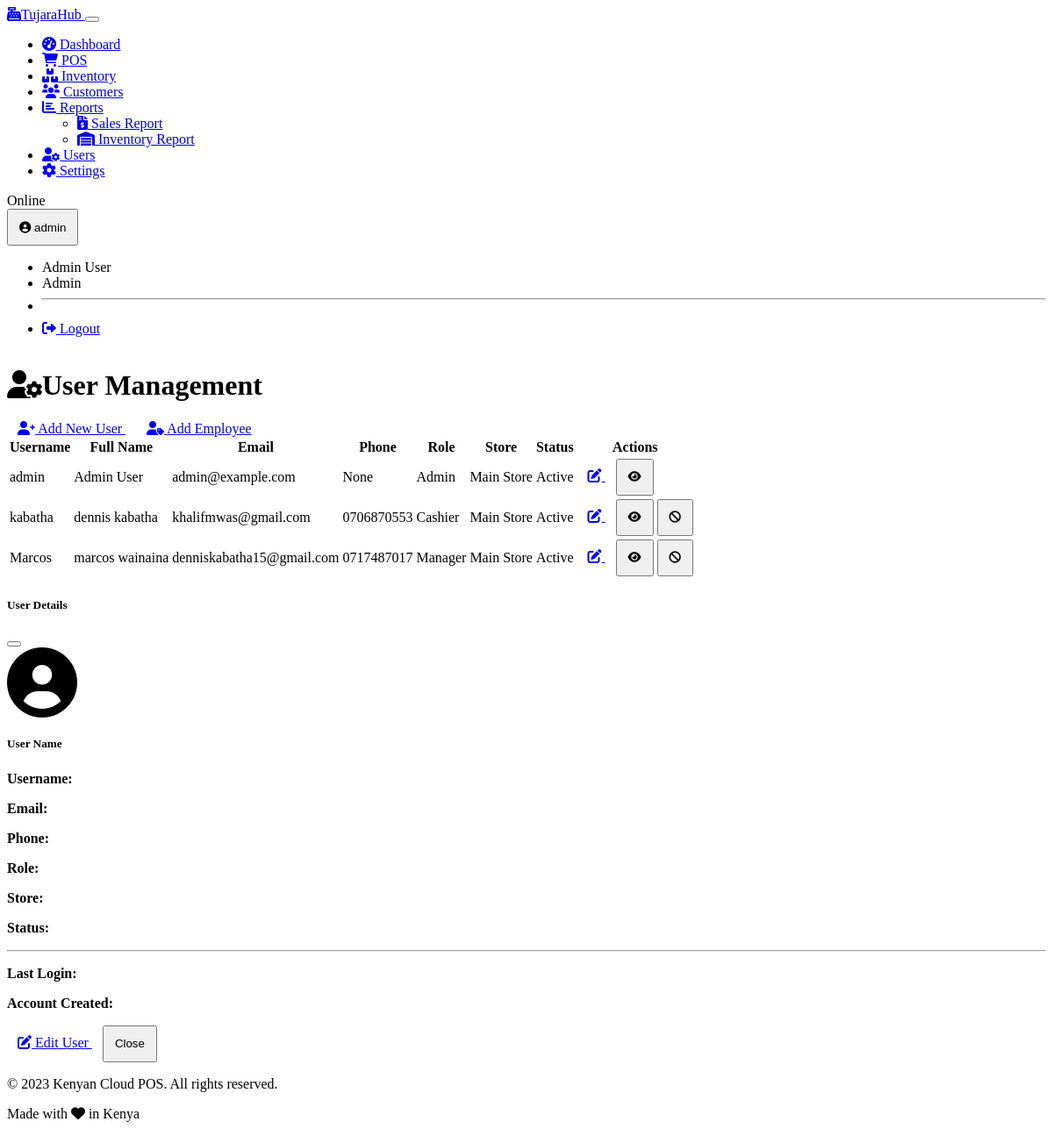
Page /users (signed in) on the earlier database version.
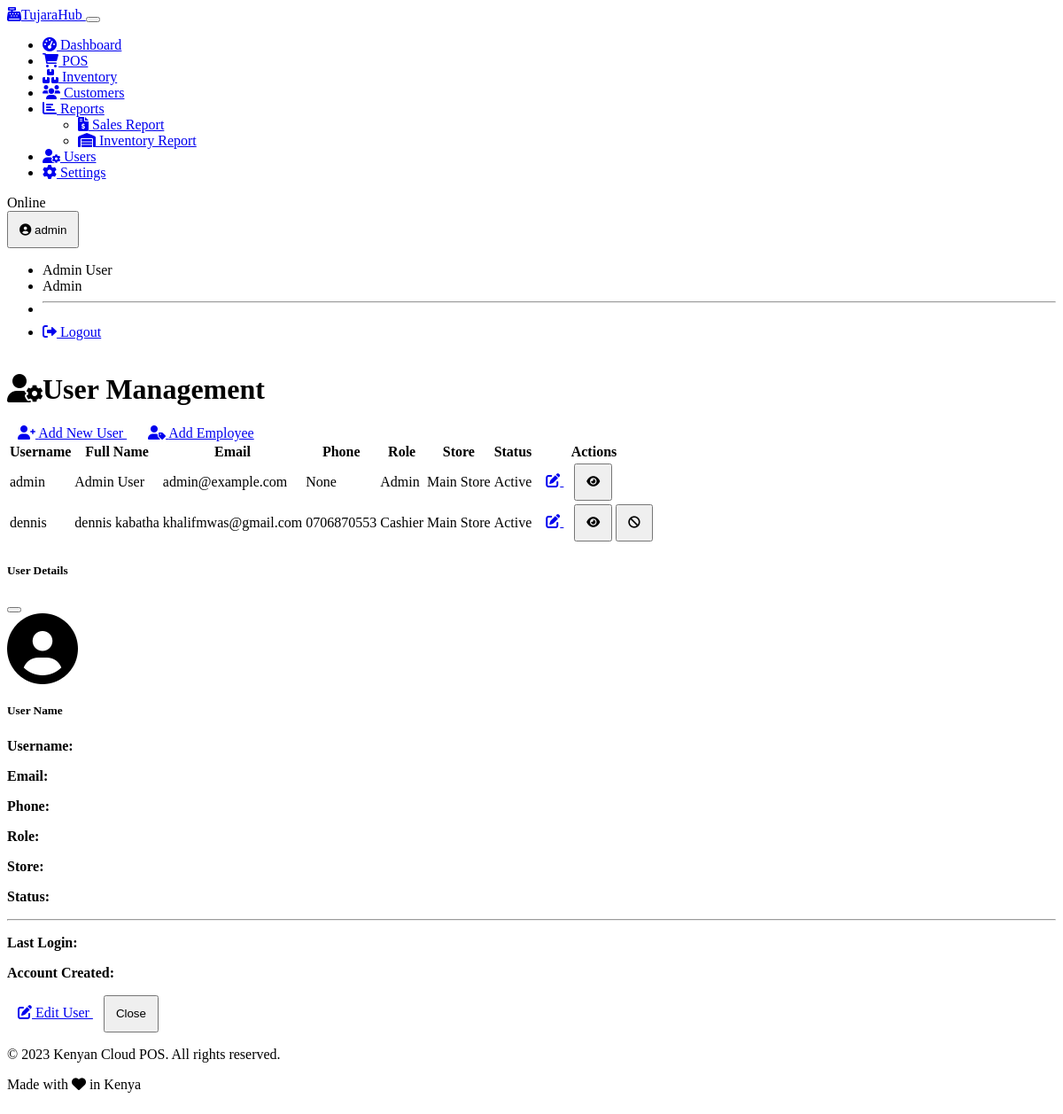
Same page on the later database version.
### models.py (models this page shows, shortened)
class User(UserMixin, db.Model):
    id = db.Column(db.Integer, primary_key=True)
    username = db.Column(db.String(64), unique=True, nullable=False)
    email = db.Column(db.String(120), unique=True, nullable=False)
    password_hash = db.Column(db.String(256), nullable=False)
    first_name = db.Column(db.String(64))
    last_name = db.Column(db.String(64))
    phone = db.Column(db.String(20))
    is_active = db.Column(db.Boolean, default=True)
    created_at = db.Column(db.DateTime, default=datetime.utcnow)
    last_login = db.Column(db.DateTime)
    role_id = db.Column(db.Integer, db.ForeignKey('role.id'), nullable=False)
    store_id = db.Column(db.Integer, db.ForeignKey('store.id'), nullable=True) # Made nullable as per common practice, adjust if strictly required
    role = db.relationship('Role', backref='users')
    sales = db.relationship('Sale', backref='cashier', lazy=True)
    label_templates = db.relationship('LabelTemplate', backref='user', lazy=True)
    @property
    def full_name(self):
        return f"{self.first_name} {self.last_name}".strip()

class Role(db.Model):
    id = db.Column(db.Integer, primary_key=True)
    name = db.Column(db.String(50), unique=True, nullable=False)
    description = db.Column(db.String(255))
    ADMIN = "admin"
    MANAGER = "manager"
    CASHIER = "cashier"
    EMPLOYEE = "employee"

class Store(db.Model):
    id = db.Column(db.Integer, primary_key=True)
    name = db.Column(db.String(100), nullable=False)
    location = db.Column(db.String(255))
    phone = db.Column(db.String(20))
    email = db.Column(db.String(100))
    created_at = db.Column(db.DateTime, default=datetime.utcnow)
    users = db.relationship('User', backref='store', lazy=True)
    inventory = db.relationship('Inventory', backref='store', lazy=True)
    sales = db.relationship('Sale', backref='store', lazy=True)
    hardware_configurations = db.relationship('HardwareConfiguration', backref='store', lazy=True)

### routes.py (the view)
    @app.route('/users')
    @admin_required
    def users():
        users = (
            db.session.query(User, Role, Store)
            .join(Role, User.role_id == Role.id)
            .join(Store, User.store_id == Store.id)
            .all()
        )
        return render_template('users/index.html', users=users)

### auth.py (called while the page is built)
def admin_required(view):
    @wraps(view)
    def wrapped_view(**kwargs):
        if not session.get('user_id'):
            return redirect(url_for('login'))
        if session.get('role') != Role.ADMIN:
            flash('You do not have permission to access this page.', 'danger')
            return redirect(url_for('dashboard'))
        return view(**kwargs)
    return wrapped_view

def load_logged_in_user():
    user_id = session.get('user_id')
    if user_id is None:
        g.user = None
    else:
        try:
            g.user = User.query.get(user_id)
        except Exception:
            g.user = None

### templates/users/index.html (shortened to what this page needs)
{% extends 'base.html' %}
{% block content %}
<div class="container">
    <div class="d-sm-flex justify-content-between align-items-center mb-4">
        <h1 class="mb-0 mb-3 mb-sm-0"><i class="fas fa-user-cog me-2"></i>User Management</h1>
        <div class="btn-group">
            <a href="{{ url_for('register') }}" class="btn btn-primary">
                <i class="fas fa-user-plus me-1"></i> Add New User
            </a>
            <a href="{{ url_for('add_user') }}?role=employee" class="btn btn-success">
                <i class="fas fa-user-tag me-1"></i> Add Employee
            </a>
        </div>
    </div>
    <div class="card">
        <div class="card-body p-0">
            <div class="table-responsive">
                <table class="table table-hover">
                    <thead>
                        <tr>
                            <th>Username</th>
                            <th>Full Name</th>
                            <th>Email</th>
                            <th>Phone</th>
                            <th>Role</th>
                            <th>Store</th>
                            <th class="text-center">Status</th>
                            <th class="text-end">Actions</th>
                        </tr>
                    </thead>
                    <tbody>
                        {% if users %}
                            {% for user, role, store in users %}
                            <tr>
                                <td>{{ user.username }}</td>
                                <td>{{ user.full_name }}</td>
                                <td>{{ user.email }}</td>
                                <td>{{ user.phone }}</td>
                                <td>
                                    <span class="badge bg-{% if role.name == 'admin' %}danger{% elif role.name == 'manager' %}warning text-dark{% else %}info{% endif %}">
                                        {{ role.name | title }}
                                    </span>
                                </td>
                                <td>{{ store.name }}</td>
                                <td class="text-center">
                                    <span class="badge bg-{% if user.is_active %}success{% else %}secondary{% endif %}">
                                        {{ 'Active' if user.is_active else 'Inactive' }}
                                    </span>
                                </td>
                                <td class="text-end">
                                    <div class="btn-group">
                                        <a href="{{ url_for('edit_user', user_id=user.id) }}" class="btn btn-sm btn-outline-primary">
                                            <i class="fas fa-edit"></i>
                                        </a>
                                        <button type="button" class="btn btn-sm btn-outline-info view-user-btn" data-id="{{ user.id }}">
                                            <i class="fas fa-eye"></i>
                                        </button>
                                        {% if user.id != session.get('user_id') %}
                                        <button type="button" class="btn btn-sm btn-outline-{{ 'danger' if user.is_active else 'success' }} toggle-status-btn"
                                                data-id="{{ user.id }}"
                                                data-status="{{ user.is_active }}"
                                                data-bs-toggle="tooltip"
                                                title="{{ 'Deactivate' if user.is_active else 'Activate' }} User">
                                            <i class="fas fa-{{ 'ban' if user.is_active else 'check-circle' }}"></i>
                                        </button>
                                        {% endif %}
                                    </div>
                                </td>
                            </tr>
                            {% endfor %}
                        {% else %}
                            <tr>
                                <td colspan="8" class="text-center py-4">No users found</td>
                            </tr>
                        {% endif %}
                    </tbody>
                </table>
            </div>
        </div>
    </div>
</div>
<div class="modal fade" id="userModal" tabindex="-1" aria-labelledby="userModalLabel" aria-hidden="true">
    <div class="modal-dialog">
        <div class="modal-content">
            <div class="modal-header">
                <h5 class="modal-title" id="userModalLabel">User Details</h5>
                <button type="button" class="btn-close" data-bs-dismiss="modal" aria-label="Close"></button>
            </div>
            <div class="modal-body">
                <div class="row">
                    <div class="col-md-12 mb-3">
                        <div class="text-center mb-3">
                            <i class="fas fa-user-circle fa-5x text-primary"></i>
                        </div>
                        <h5 class="text-center mb-3" id="modal-user-name">User Name</h5>
                    </div>
                    <div class="col-md-6">
                        <p><strong>Username:</strong> </p>
                        <p><strong>Email:</strong> </p>
                        <p><strong>Phone:</strong> </p>
                    </div>
                    <div class="col-md-6">
                        <p><strong>Role:</strong> </p>
                        <p><strong>Store:</strong> </p>
                        <p><strong>Status:</strong> </p>
                    </div>
                </div>
                <div class="row">
                    <div class="col-12">
                        <hr>
                        <p><strong>Last Login:</strong> </p>
                        <p><strong>Account Created:</strong> </p>
                    </div>
                </div>
            </div>
            <div class="modal-footer">
                <a href="#" class="btn btn-primary" id="modal-edit-link">
                    <i class="fas fa-edit me-1"></i> Edit User
                </a>
                <button type="button" class="btn btn-secondary" data-bs-dismiss="modal">Close</button>
            </div>
        </div>
    </div>
</div>
{% endblock %}

### templates/base.html (shortened to what this page needs)
<!DOCTYPE html>
<html lang="en" data-bs-theme="dark">
<head>
    <link rel="stylesheet" href="https://cdn.replit.com/agent/bootstrap-agent-dark-theme.min.css">
    <link rel="stylesheet" href="https://cdnjs.cloudflare.com/ajax/libs/font-awesome/6.0.0/css/all.min.css">
    <link rel="stylesheet" href="{{ url_for('static', filename='css/custom.css') }}">
</head>
<body>
    {% if g.user %}
    <nav class="navbar navbar-expand-lg navbar-dark bg-dark mb-4">
        <div class="container-fluid">
            <a class="navbar-brand" href="{{ url_for('dashboard') }}">
                <i class="fas fa-cash-register me-2"></i>TujaraHub
            </a>
            <button class="navbar-toggler" type="button" data-bs-toggle="collapse" data-bs-target="#navbarNav">
            </button>
            <div class="collapse navbar-collapse" id="navbarNav">
                <ul class="navbar-nav me-auto">
                    {% if session.get('role') != 'employee' %}
                    <li class="nav-item">
                        <a class="nav-link {% if request.endpoint == 'dashboard' %}active{% endif %}" href="{{ url_for('dashboard') }}">
                            <i class="fas fa-tachometer-alt me-1"></i> Dashboard
                        </a>
                    </li>
                    {% endif %}
                    <li class="nav-item">
                        <a class="nav-link {% if request.endpoint == 'pos' %}active{% endif %}" href="{{ url_for('pos') }}">
                            <i class="fas fa-shopping-cart me-1"></i> POS
                        </a>
                    </li>
                    {% if session.get('role') != 'employee' %}
                    <li class="nav-item">
                        <a class="nav-link {% if request.endpoint == 'inventory' %}active{% endif %}" href="{{ url_for('inventory') }}">
                            <i class="fas fa-boxes me-1"></i> Inventory
                        </a>
                    </li>
                    {% endif %}
                    {% if session.get('role') != 'employee' %}
                    <li class="nav-item">
                        <a class="nav-link {% if request.endpoint == 'customers' %}active{% endif %}" href="{{ url_for('customers') }}">
                            <i class="fas fa-users me-1"></i> Customers
                        </a>
                    </li>
                    {% endif %}
                    {% if session.get('role') != 'employee' %}
                    <li class="nav-item dropdown">
                        <a class="nav-link dropdown-toggle" href="#" id="reportsDropdown" role="button" data-bs-toggle="dropdown">
                            <i class="fas fa-chart-bar me-1"></i> Reports
                        </a>
                        <ul class="dropdown-menu">
                            <li>
                                <a class="dropdown-item" href="{{ url_for('sales_report') }}">
                                    <i class="fas fa-file-invoice-dollar me-1"></i> Sales Report
                                </a>
                            </li>
                            <li>
                                <a class="dropdown-item" href="{{ url_for('inventory_report') }}">
                                    <i class="fas fa-warehouse me-1"></i> Inventory Report
                                </a>
                            </li>
                        </ul>
                    </li>
                    {% endif %}
                    {% if session.get('role') == 'admin' %}
                    <li class="nav-item">
                        <a class="nav-link {% if request.endpoint == 'users' %}active{% endif %}" href="{{ url_for('users') }}">
                            <i class="fas fa-user-cog me-1"></i> Users
                        </a>
                    </li>
                    {% endif %}
                    {% if session.get('role') in ['admin', 'manager'] %}
                    <li class="nav-item">
                        <a class="nav-link {% if request.endpoint == 'settings' %}active{% endif %}" href="{{ url_for('settings') }}">
                            <i class="fas fa-cog me-1"></i> Settings
                        </a>
                    </li>
                    {% endif %}
                </ul>
                <div class="d-flex align-items-center">
                    <span class="badge bg-success me-2" id="connection-status">Online</span>
                    <div class="dropdown">
                        <button class="btn btn-outline-light dropdown-toggle" type="button" id="userDropdown" data-bs-toggle="dropdown">
                            <i class="fas fa-user-circle me-1"></i> {{ g.user.username }}
                        </button>
                        <ul class="dropdown-menu dropdown-menu-end">
                            <li><span class="dropdown-item-text">{{ g.user.full_name }}</span></li>
                            <li><span class="dropdown-item-text text-muted">{{ g.user.role.name | title }}</span></li>
                            <li><hr class="dropdown-divider"></li>
                            <li><a class="dropdown-item" href="{{ url_for('logout') }}"><i class="fas fa-sign-out-alt me-1"></i> Logout</a></li>
                        </ul>
                    </div>
                </div>
            </div>
        </div>
    </nav>
    {% endif %}
    <main>
        {% block content %}{% endblock %}
    </main>
    <footer class="bg-dark text-light py-3 mt-5">
        <div class="container">
            <div class="row">
                <div class="col-md-6">
                    <p>&copy; 2023 Kenyan Cloud POS. All rights reserved.</p>
                </div>
                <div class="col-md-6 text-end">
                    <p>Made with <i class="fas fa-heart text-danger"></i> in Kenya</p>
                </div>
            </div>
        </div>
    </footer>
</body>
</html>

### static/css/custom.css (style rules this page uses)
body { min-height: 100vh; display: flex; flex-direction: column; }
main { flex: 1; }
:root { --brand-primary: var(--bs-primary); --brand-secondary: var(--bs-secondary); --brand-success: var(--bs-success); --brand-warning: var(--bs-warning); --brand-danger: var(--bs-danger); }
.form-control, .btn, .input-group-text { padding: 0.5rem 0.75rem; min-height: 42px; }
.table th { font-weight: 600; background-color: rgba(var(--bs-primary-rgb), 0.05); }

Differences in the rows shown:
removed User: username "kabatha", full_name "dennis kabatha", email "khalifmwas@gmail.com", phone "0706870553", name "Cashier", name "Main Store", is_active "Active"
removed User: username "Marcos", full_name "marcos wainaina", email "denniskabatha15@gmail.com", phone "0717487017", name "Manager", name "Main Store", is_active "Active"
added User: username "dennis", full_name "dennis kabatha", email "khalifmwas@gmail.com", phone "0706870553", name "Cashier", name "Main Store", is_active "Active"
